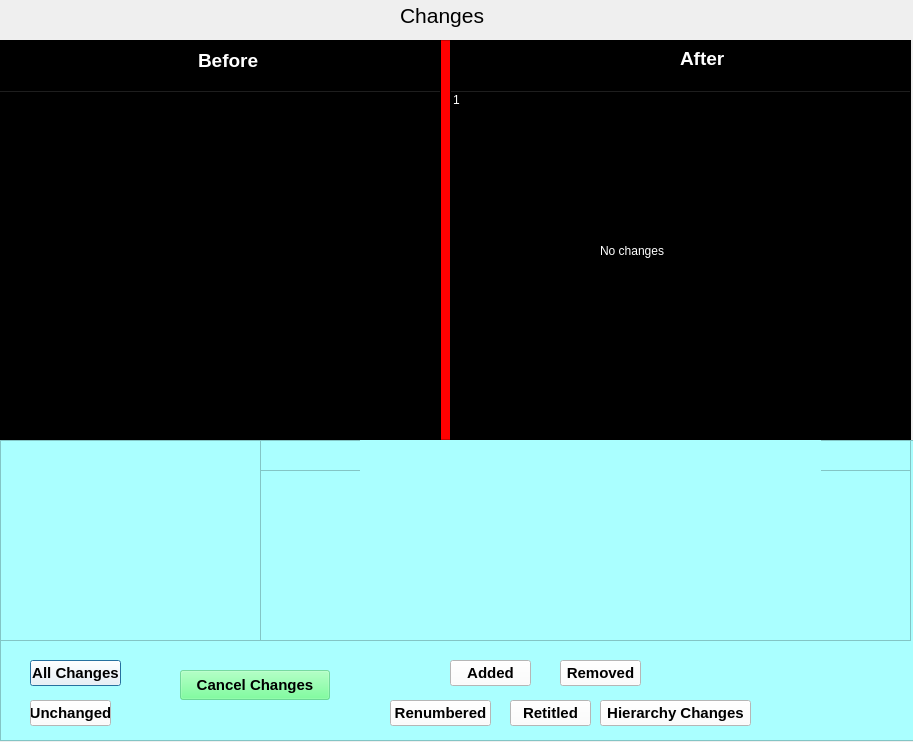
<?xml version="1.0" encoding="UTF-8"?>
<ui version="4.0">
 <class>comparison_frame</class>
 <widget class="QDialog" name="comparison_frame">
  <property name="geometry">
   <rect>
    <x>0</x>
    <y>0</y>
    <width>913</width>
    <height>742</height>
   </rect>
  </property>
  <property name="windowTitle">
   <string>Dialog</string>
  </property>
  <widget class="QFrame" name="frame">
   <property name="geometry">
    <rect>
     <x>0</x>
     <y>40</y>
     <width>911</width>
     <height>400</height>
    </rect>
   </property>
   <property name="autoFillBackground">
    <bool>false</bool>
   </property>
   <property name="styleSheet">
    <string notr="true">background-color: rgb(255, 0, 0);</string>
   </property>
   <property name="frameShape">
    <enum>QFrame::Shape::StyledPanel</enum>
   </property>
   <property name="frameShadow">
    <enum>QFrame::Shadow::Raised</enum>
   </property>
   <widget class="QFrame" name="frame_after">
    <property name="geometry">
     <rect>
      <x>450</x>
      <y>0</y>
      <width>461</width>
      <height>401</height>
     </rect>
    </property>
    <property name="autoFillBackground">
     <bool>false</bool>
    </property>
    <property name="styleSheet">
     <string notr="true">background-color: rgb(0, 0, 0);</string>
    </property>
    <property name="frameShape">
     <enum>QFrame::Shape::StyledPanel</enum>
    </property>
    <property name="frameShadow">
     <enum>QFrame::Shadow::Raised</enum>
    </property>
    <widget class="QLabel" name="after_label">
     <property name="geometry">
      <rect>
       <x>230</x>
       <y>10</y>
       <width>49</width>
       <height>16</height>
      </rect>
     </property>
     <property name="font">
      <font>
       <pointsize>14</pointsize>
       <bold>true</bold>
      </font>
     </property>
     <property name="styleSheet">
      <string notr="true">background-color: rgb(0, 0, 0);
color: rgb(255, 255, 255);background-color: rgb(0, 0, 0);</string>
     </property>
     <property name="text">
      <string>After</string>
     </property>
    </widget>
    <widget class="QTreeWidget" name="Changes_after">
     <property name="geometry">
      <rect>
       <x>0</x>
       <y>50</y>
       <width>461</width>
       <height>351</height>
      </rect>
     </property>
     <property name="font">
      <font>
       <pointsize>11</pointsize>
      </font>
     </property>
     <property name="styleSheet">
      <string notr="true">background-color: rgba(255, 255, 255, 0);
color: rgb(255, 255, 255);</string>
     </property>
     <column>
      <property name="text">
       <string notr="true">1</string>
      </property>
     </column>
    </widget>
    <widget class="QLabel" name="no_changes_label">
     <property name="geometry">
      <rect>
       <x>150</x>
       <y>170</y>
       <width>261</width>
       <height>81</height>
      </rect>
     </property>
     <property name="styleSheet">
      <string notr="true">font: 700 26pt &quot;Segoe UI&quot;;
color: rgb(255, 255, 255);</string>
     </property>
     <property name="text">
      <string>No changes</string>
     </property>
    </widget>
   </widget>
   <widget class="QFrame" name="frame_before">
    <property name="geometry">
     <rect>
      <x>-10</x>
      <y>0</y>
      <width>451</width>
      <height>401</height>
     </rect>
    </property>
    <property name="autoFillBackground">
     <bool>false</bool>
    </property>
    <property name="styleSheet">
     <string notr="true">background-color: rgb(0, 0, 0);</string>
    </property>
    <property name="frameShape">
     <enum>QFrame::Shape::StyledPanel</enum>
    </property>
    <property name="frameShadow">
     <enum>QFrame::Shadow::Raised</enum>
    </property>
    <widget class="QLabel" name="before_label">
     <property name="geometry">
      <rect>
       <x>208</x>
       <y>10</y>
       <width>71</width>
       <height>20</height>
      </rect>
     </property>
     <property name="font">
      <font>
       <pointsize>14</pointsize>
       <bold>true</bold>
      </font>
     </property>
     <property name="styleSheet">
      <string notr="true">background-color: rgb(0, 0, 0);
color: rgb(255, 255, 255);background-color: rgb(0, 0, 0);</string>
     </property>
     <property name="text">
      <string>Before</string>
     </property>
    </widget>
    <widget class="QTreeWidget" name="Changes_Before">
     <property name="geometry">
      <rect>
       <x>0</x>
       <y>50</y>
       <width>451</width>
       <height>351</height>
      </rect>
     </property>
     <property name="font">
      <font>
       <pointsize>11</pointsize>
      </font>
     </property>
     <property name="styleSheet">
      <string notr="true">background-color: rgba(255, 255, 255, 0);</string>
     </property>
     <column>
      <property name="text">
       <string notr="true">1</string>
      </property>
     </column>
    </widget>
   </widget>
  </widget>
  <widget class="QFrame" name="changes_frame">
   <property name="geometry">
    <rect>
     <x>0</x>
     <y>440</y>
     <width>1091</width>
     <height>301</height>
    </rect>
   </property>
   <property name="styleSheet">
    <string notr="true">background-color: rgba(170, 255, 255, 255);</string>
   </property>
   <property name="frameShape">
    <enum>QFrame::Shape::StyledPanel</enum>
   </property>
   <property name="frameShadow">
    <enum>QFrame::Shadow::Raised</enum>
   </property>
   <widget class="QPushButton" name="button_changes">
    <property name="geometry">
     <rect>
      <x>30</x>
      <y>220</y>
      <width>91</width>
      <height>26</height>
     </rect>
    </property>
    <property name="font">
     <font>
      <pointsize>11</pointsize>
      <bold>true</bold>
     </font>
    </property>
    <property name="styleSheet">
     <string notr="true">background-color: rgba(255, 255, 255, 255);</string>
    </property>
    <property name="text">
     <string>All Changes</string>
    </property>
    <property name="checkable">
     <bool>true</bool>
    </property>
   </widget>
   <widget class="QListWidget" name="changes_list">
    <property name="geometry">
     <rect>
      <x>260</x>
      <y>30</y>
      <width>651</width>
      <height>171</height>
     </rect>
    </property>
    <property name="font">
     <font>
      <pointsize>12</pointsize>
     </font>
    </property>
    <property name="styleSheet">
     <string notr="true">background-color: rgba(170, 255, 255, 255);</string>
    </property>
   </widget>
   <widget class="QListWidget" name="changes_list_stats">
    <property name="geometry">
     <rect>
      <x>0</x>
      <y>0</y>
      <width>261</width>
      <height>201</height>
     </rect>
    </property>
    <property name="font">
     <font>
      <pointsize>10</pointsize>
     </font>
    </property>
    <property name="styleSheet">
     <string notr="true">background-color: rgba(170, 255, 255, 255);</string>
    </property>
   </widget>
   <widget class="QPushButton" name="button_add">
    <property name="geometry">
     <rect>
      <x>450</x>
      <y>220</y>
      <width>81</width>
      <height>26</height>
     </rect>
    </property>
    <property name="font">
     <font>
      <pointsize>11</pointsize>
      <bold>true</bold>
     </font>
    </property>
    <property name="styleSheet">
     <string notr="true">background-color: rgba(255, 255, 255, 255);</string>
    </property>
    <property name="text">
     <string>Added</string>
    </property>
    <property name="checkable">
     <bool>true</bool>
    </property>
   </widget>
   <widget class="QPushButton" name="button_renumber">
    <property name="geometry">
     <rect>
      <x>390</x>
      <y>260</y>
      <width>101</width>
      <height>26</height>
     </rect>
    </property>
    <property name="font">
     <font>
      <pointsize>11</pointsize>
      <bold>true</bold>
     </font>
    </property>
    <property name="styleSheet">
     <string notr="true">background-color: rgba(255, 255, 255, 255);</string>
    </property>
    <property name="text">
     <string>Renumbered</string>
    </property>
    <property name="checkable">
     <bool>true</bool>
    </property>
   </widget>
   <widget class="QPushButton" name="button_hierarchy">
    <property name="geometry">
     <rect>
      <x>600</x>
      <y>260</y>
      <width>151</width>
      <height>26</height>
     </rect>
    </property>
    <property name="font">
     <font>
      <pointsize>11</pointsize>
      <bold>true</bold>
     </font>
    </property>
    <property name="styleSheet">
     <string notr="true">background-color: rgba(255, 255, 255, 255);</string>
    </property>
    <property name="text">
     <string>Hierarchy Changes</string>
    </property>
    <property name="checkable">
     <bool>true</bool>
    </property>
   </widget>
   <widget class="QPushButton" name="button_retitled">
    <property name="geometry">
     <rect>
      <x>510</x>
      <y>260</y>
      <width>81</width>
      <height>26</height>
     </rect>
    </property>
    <property name="font">
     <font>
      <pointsize>11</pointsize>
      <bold>true</bold>
     </font>
    </property>
    <property name="styleSheet">
     <string notr="true">background-color: rgba(255, 255, 255, 255);</string>
    </property>
    <property name="text">
     <string>Retitled</string>
    </property>
    <property name="checkable">
     <bool>true</bool>
    </property>
   </widget>
   <widget class="QPushButton" name="button_unchanged">
    <property name="geometry">
     <rect>
      <x>30</x>
      <y>260</y>
      <width>81</width>
      <height>26</height>
     </rect>
    </property>
    <property name="font">
     <font>
      <pointsize>11</pointsize>
      <bold>true</bold>
     </font>
    </property>
    <property name="styleSheet">
     <string notr="true">background-color: rgba(255, 255, 255, 255);</string>
    </property>
    <property name="text">
     <string>Unchanged</string>
    </property>
    <property name="checkable">
     <bool>true</bool>
    </property>
   </widget>
   <widget class="QPushButton" name="button_removed">
    <property name="geometry">
     <rect>
      <x>560</x>
      <y>220</y>
      <width>81</width>
      <height>26</height>
     </rect>
    </property>
    <property name="font">
     <font>
      <pointsize>11</pointsize>
      <bold>true</bold>
     </font>
    </property>
    <property name="styleSheet">
     <string notr="true">background-color: rgba(255, 255, 255, 255);</string>
    </property>
    <property name="text">
     <string>Removed</string>
    </property>
    <property name="checkable">
     <bool>true</bool>
    </property>
   </widget>
   <widget class="QListWidget" name="changes_list_2">
    <property name="geometry">
     <rect>
      <x>260</x>
      <y>0</y>
      <width>651</width>
      <height>31</height>
     </rect>
    </property>
    <property name="font">
     <font>
      <pointsize>12</pointsize>
     </font>
    </property>
    <property name="styleSheet">
     <string notr="true">background-color: rgba(170, 255, 255, 255);</string>
    </property>
   </widget>
   <widget class="QLabel" name="changes_detail_label">
    <property name="geometry">
     <rect>
      <x>360</x>
      <y>0</y>
      <width>461</width>
      <height>31</height>
     </rect>
    </property>
    <property name="font">
     <font>
      <pointsize>14</pointsize>
     </font>
    </property>
    <property name="text">
     <string/>
    </property>
    <property name="alignment">
     <set>Qt::AlignmentFlag::AlignCenter</set>
    </property>
   </widget>
   <widget class="QPushButton" name="cancel_button">
    <property name="geometry">
     <rect>
      <x>180</x>
      <y>230</y>
      <width>150</width>
      <height>30</height>
     </rect>
    </property>
    <property name="minimumSize">
     <size>
      <width>133</width>
      <height>0</height>
     </size>
    </property>
    <property name="maximumSize">
     <size>
      <width>155</width>
      <height>16777215</height>
     </size>
    </property>
    <property name="font">
     <font>
      <pointsize>11</pointsize>
      <bold>true</bold>
     </font>
    </property>
    <property name="layoutDirection">
     <enum>Qt::LayoutDirection::LeftToRight</enum>
    </property>
    <property name="autoFillBackground">
     <bool>false</bool>
    </property>
    <property name="styleSheet">
     <string notr="true">background-color: rgba(89, 255, 131, 128);</string>
    </property>
    <property name="text">
     <string>Cancel Changes</string>
    </property>
   </widget>
  </widget>
  <widget class="QLabel" name="Changes_title">
   <property name="geometry">
    <rect>
     <x>400</x>
     <y>0</y>
     <width>211</width>
     <height>31</height>
    </rect>
   </property>
   <property name="font">
    <font>
     <pointsize>16</pointsize>
    </font>
   </property>
   <property name="text">
    <string>Changes</string>
   </property>
  </widget>
 </widget>
 <resources/>
 <connections/>
</ui>
